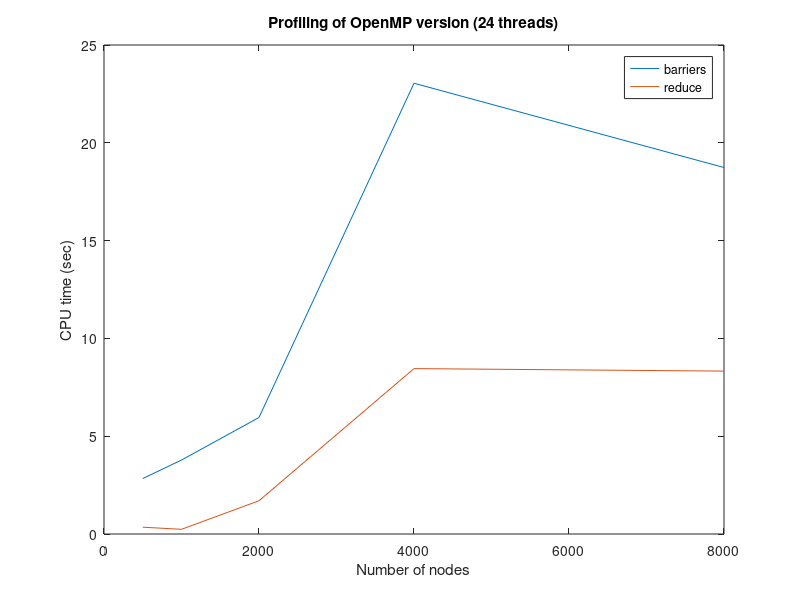

The MATLAB script that drew this image:
n = [500, 1000, 2000, 4000, 8000];
square = [0.357, 4.760, 39.880, 726.863, 4282.106];
kmp_barrier = [1.176, 1.251, 3.427, 17.314, 11.025];
kmpc_reduce_nowait = [0.348, 0.240, 1.700, 8.456, 8.328];
kmp_fork_barrier = [1.659, 2.530, 2.529, 5.731, 7.711];

barriers = kmp_barrier + kmp_fork_barrier;

% plot(n, square);
% legend('square');
% xlabel('Number of nodes');
% ylabel('CPU time (sec)');
% title('Profiling of OpenMP version (24 threads)');

%%% Copy memory becomes a time issue for large N
%
plot(n, barriers, n, kmpc_reduce_nowait);
legend('barriers','reduce');
xlabel('Number of nodes');
ylabel('CPU time (sec)');
title('Profiling of OpenMP version (24 threads)');
%
% nthreads = [1, 2, 3, 4, 5, 8, 24];
% cpu_time = [32.346, 29.649, 28.859, 25.663, 31.019, 28.594, 47.625];
% plot(nthreads, cpu_time);
% xlabel('Number of threads');
% ylabel('CPU time (sec)');
% title('Profiling of OpenMP version (2000 nodes)');
% % n = 2000 nodes